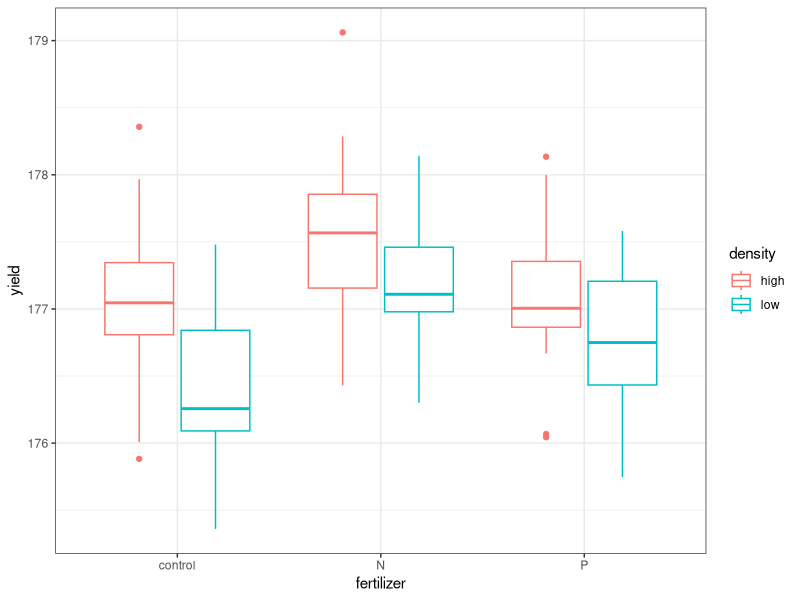
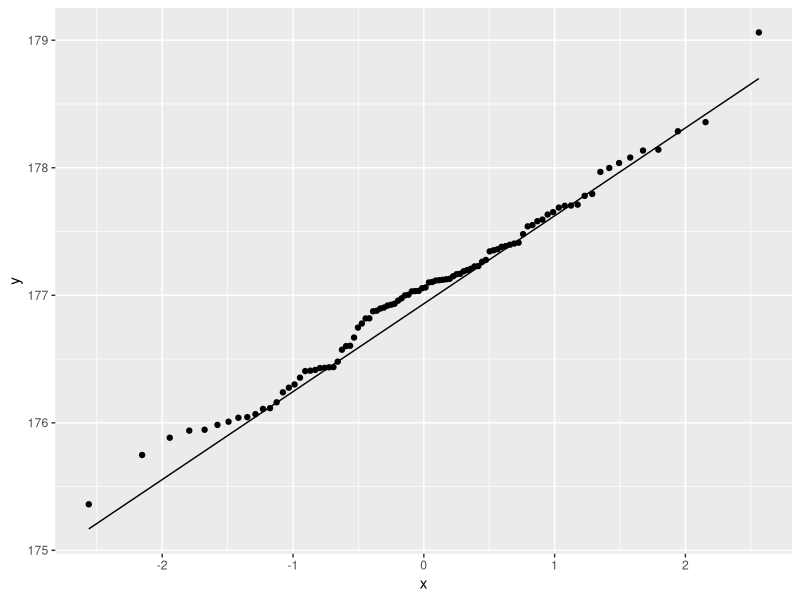
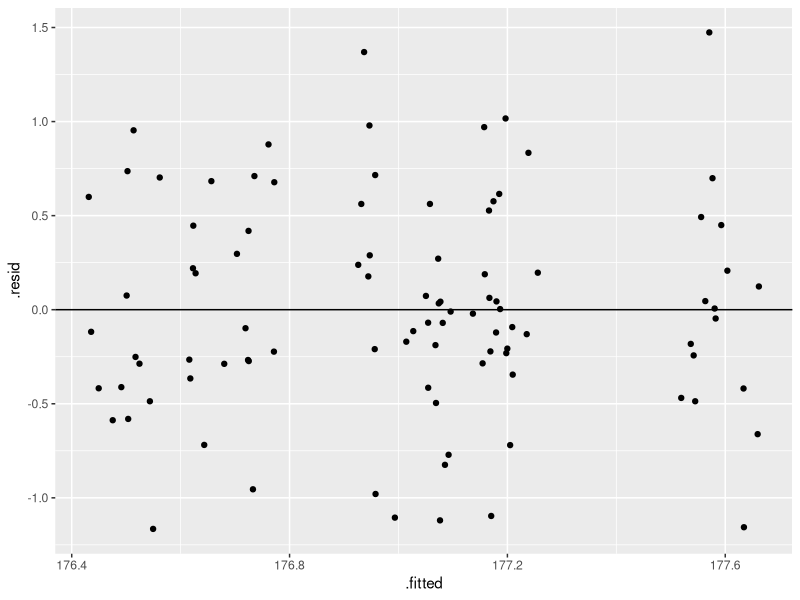
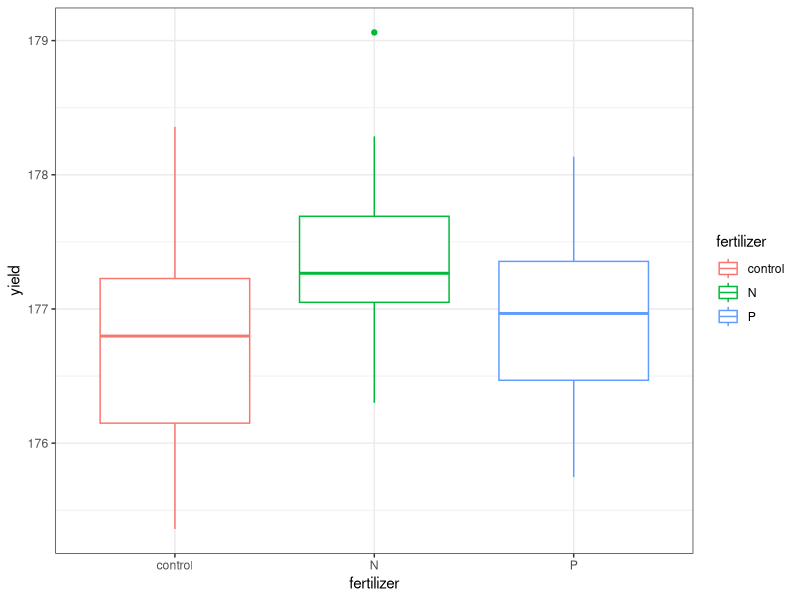
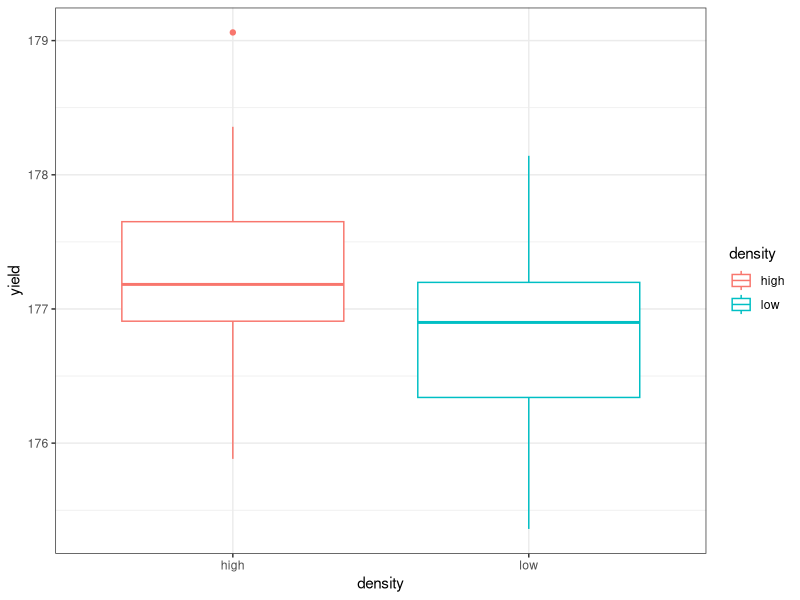
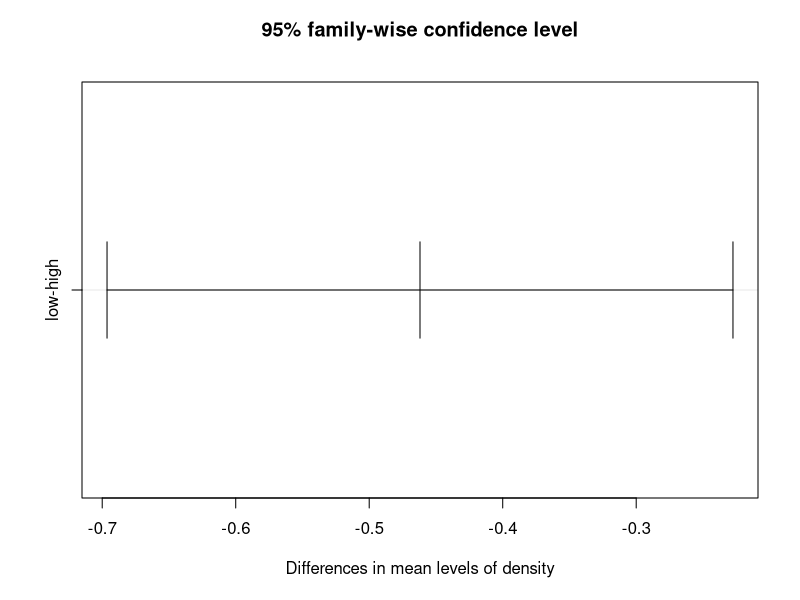
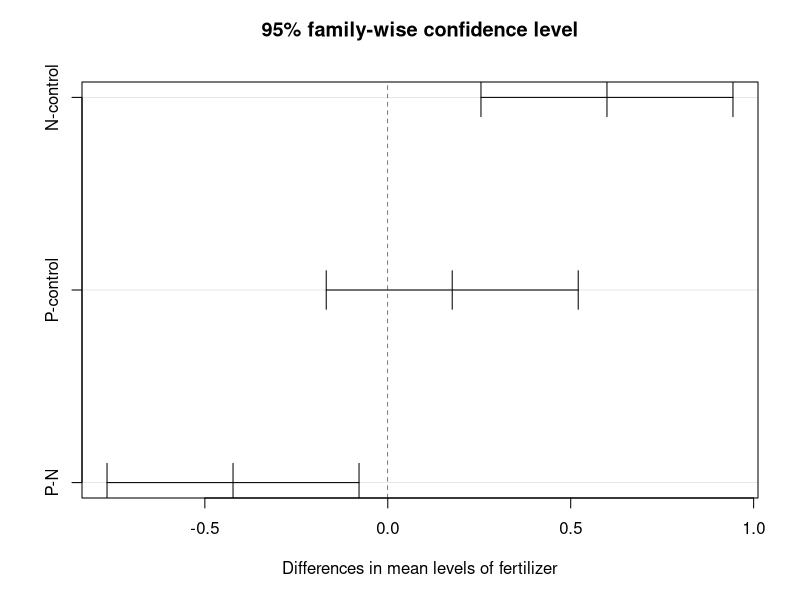
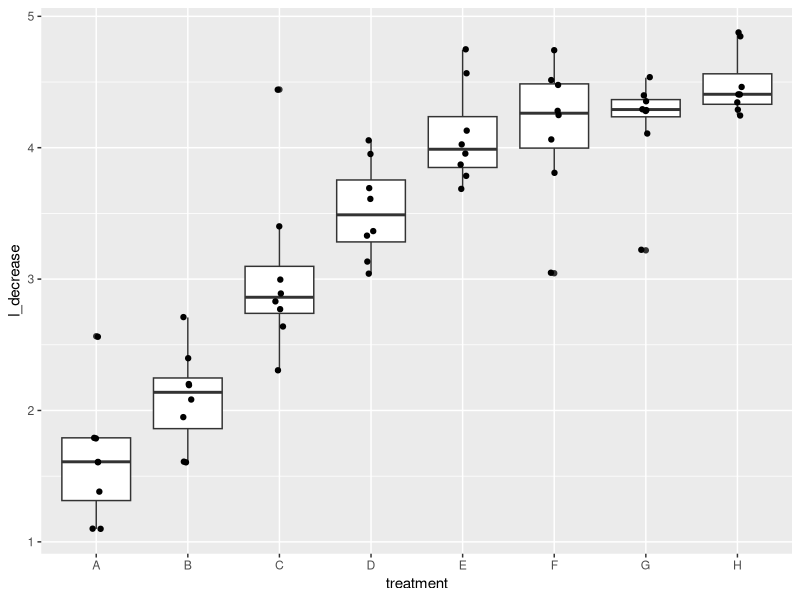

R code for these plots, in order:
## ---- chunk 1
knitr::opts_chunk$set(echo = TRUE)
library(dplyr)
library(ggplot2)
crop <- read.csv(here::here('data/crop_anova.csv'))
latin_ag <- read.csv(here::here("data/latin_square_crops.csv"))
## ---- chunk 2
names(crop)
dim(crop)
head(crop)
distinct(crop, density)
distinct(crop, fertilizer)
## ---- chunk 3
table(crop$density, crop$fertilizer)
## ---- chunk 4
ggplot(crop,
       aes(x = fertilizer,
           y = yield,
           color = density)) +
  geom_boxplot() +
  theme_bw()
## ---- chunk 5
ggplot(crop,
       aes(sample = yield)) +
  stat_qq()+
  stat_qq_line()
## ---- chunk 6
crop_lm <- lm(yield ~ density + fertilizer, data = crop)
ggplot(crop_lm,
       aes(x = .fitted, y = .resid)) +
    geom_point(
      position = position_jitter(
        width = 0.1,
        height = 0)) +
    geom_hline(yintercept = 0)
## ---- chunk 7
anova(crop_lm)
## ---- chunk 8
ggplot(crop,
       aes(x = fertilizer,
           y = yield,
           color = fertilizer)) +
  geom_boxplot() +
  theme_bw()
## ---- chunk 9
ggplot(crop,
       aes(x = density,
           y = yield,
           color = density)) +
  geom_boxplot() +
  theme_bw()
## ---- chunk 10
# ANOVA of our lm model
crop_aov <- aov(crop_lm)

# Tukey's test on the plant_aov object
crop_tukey <- TukeyHSD(crop_aov)
# print out results
crop_tukey
## ---- chunk 11
plot(crop_tukey)
## ---- chunk 12
crop_block_lm <- lm(yield ~ density + fertilizer + block, data = crop)

anova(crop_block_lm)
## ---- chunk 13
data("OrchardSprays")
head(OrchardSprays)
matrix(OrchardSprays$treatment, 8, 8)
## ---- chunk 14
ls_mat <- matrix(latin_ag$seed, 5, 5)
row.names(ls_mat) <- unique(latin_ag$fertil)
colnames(ls_mat) <- unique(latin_ag$treat)
ls_mat

## ---- chunk 15
class(OrchardSprays$rowpos)
## ---- chunk 16
os <- OrchardSprays %>%
  mutate(rowpos_f = factor(rowpos),
         colpos_f = factor(colpos))
head(os)
## ---- chunk 17
os_transform <- os %>%
  mutate(l_decrease = log(decrease +1))
head(os_transform)
## ---- chunk 18
ggplot(os_transform,
       aes(x = treatment, 
           y = l_decrease))+
  geom_boxplot() +
  geom_point(position = position_jitter(
    width = 0.05
  )) 
## ---- chunk 19
ggplot(os_transform, aes(sample = l_decrease)) +
  stat_qq() + # plot qq points
  stat_qq_line() # reference line
## ---- chunk 20
os_lm <- lm(l_decrease ~ treatment + rowpos_f + colpos_f, data = os_transform)
## ---- chunk 21
ggplot(os_lm,
       aes(x = .fitted, y = .resid)) +
  geom_point(
    position = position_jitter(
      width = 0.05)) +
  geom_hline(yintercept = 0)
## ---- chunk 22
anova(os_lm)
## ---- chunk 23
os_lm_2 <- lm(l_decrease ~ treatment +  colpos_f, data = os_transform)
anova(os_lm_2)
## ---- chunk 24
# full model, with rowpos_f blocking
summary(os_lm)$adj.r.square

# second model, without rowpos_F blocking
summary(os_lm_2)$adj.r.square
